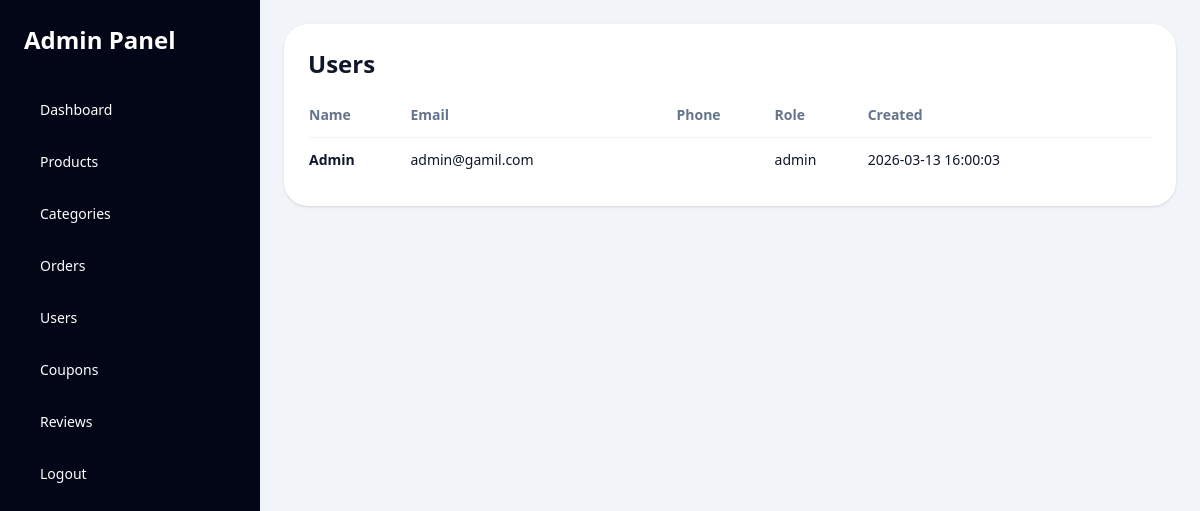
/admin/manage_users.php (signed in), run on the app's committed database.
### tables this page shows
CREATE TABLE IF NOT EXISTS users (
  id INT UNSIGNED AUTO_INCREMENT PRIMARY KEY,
  name VARCHAR(120) NOT NULL,
  email VARCHAR(190) NOT NULL,
  password VARCHAR(255) NOT NULL,
  phone VARCHAR(20) DEFAULT NULL,
  role ENUM('user', 'admin') NOT NULL DEFAULT 'user',
  created_at TIMESTAMP NOT NULL DEFAULT CURRENT_TIMESTAMP,
  UNIQUE KEY uq_users_email (email)
);

### config/database.php (called while the page is built, shortened)
<?php
function db(): PDO
{
    $pdo = new PDO(
        'mysql:host=' . DB_HOST . ';dbname=' . DB_NAME . ';charset=utf8mb4',
        DB_USER,
        DB_PASS,
        [
            PDO::ATTR_ERRMODE => PDO::ERRMODE_EXCEPTION,
            PDO::ATTR_DEFAULT_FETCH_MODE => PDO::FETCH_ASSOC,
        ]
    );
    return $pdo;
}

### models/BaseModel.php (called while the page is built, shortened)
<?php
abstract class BaseModel
{
    public function __construct()
    {
        $this->pdo = db();
    }
}

### models/UserModel.php (called while the page is built, shortened)
<?php
class UserModel extends BaseModel
{
    public function all(): array
    {
        return $this->pdo->query(
            'SELECT id, name, email, phone, role, created_at FROM users ORDER BY created_at DESC'
        )->fetchAll();
    }
}

### config/bootstrap.php (called while the page is built, shortened)
<?php
require_once __DIR__ . '/database.php';
require_once __DIR__ . '/../models/BaseModel.php';
require_once __DIR__ . '/../models/UserModel.php';
function e(null|string|int|float $value): string
{
    return htmlspecialchars((string) $value, ENT_QUOTES, 'UTF-8');
}

### admin/manage_users.php (the view, shortened to what this page needs)
<?php
require_once __DIR__ . '/../config/bootstrap.php';
$users = (new UserModel())->all();
require __DIR__ . '/partials/header.php';
?>
<div class="rounded-3xl bg-white p-6 shadow">
    <h1 class="text-2xl font-bold">Users</h1>
    <div class="mt-6 overflow-x-auto">
        <table class="min-w-full text-sm">
            <thead><tr class="text-left text-slate-500"><th class="pb-3">Name</th><th class="pb-3">Email</th><th class="pb-3">Phone</th><th class="pb-3">Role</th><th class="pb-3">Created</th></tr></thead>
            <tbody>
            <?php foreach ($users as $user): ?>
                <tr class="border-t border-slate-100">
                    <td class="py-3 font-semibold"><?= e($user['name']); ?></td>
                    <td class="py-3"><?= e($user['email']); ?></td>
                    <td class="py-3"><?= e((string) $user['phone']); ?></td>
                    <td class="py-3"><?= e($user['role']); ?></td>
                    <td class="py-3"><?= e((string) $user['created_at']); ?></td>
                </tr>
            <?php endforeach; ?>
            </tbody>
        </table>
    </div>
</div>
<?php require __DIR__ . '/partials/footer.php'; ?>

### data on the page
users: name "Admin", email "admin@gamil.com", role "admin", created_at "2026-03-13 16:00:03"
